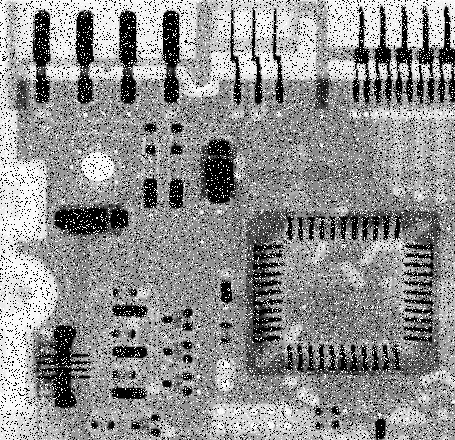
#> input picture Digital Image Processing/Exercise9/Fig0335(a)(ckt_board_saltpep_prob_pt05).tif, 455 x 440 px
$ python main.py
#> lines starting #> are read from the running program, lines starting #| are printed output that depends on the picture; after the words box and inside, x2 and y2 are one past the last pixel; in counts of white or black regions, pixels touching at a corner belong together
### Digital Image Processing/DIPpack/DIPMAIN.py
from DIPpack.imginfo import getinfo
import numpy as np
from PIL import Image
import matplotlib.pyplot as plt
import exifread
from pprint import pprint
from scipy.signal import convolve2d
from scipy.ndimage.interpolation import rotate
import cv2


class DiPpackage:
    """Initate the image for processing\n
        image_path = None, image_new: 2Darray"""
    def __init__(self, image_path = None, image_new = [[None]]):
        """Initate the image for processing"""
        self.image_path = image_path
        if image_new[0][0] != None:
            self.image = image_new
        elif image_path != None:
            self.image = np.array(Image.open(image_path))
#> self.image is the input picture: shape (440, 455); min 0, max 255, mean 144.1
        else:
            raise Exception('You must an image input')

    # [4 lines left out: function rotate, not called in this run]

    def plot(self, ax = 'plt', cmap = 'gray'):
        """Plots the image"""
        eval(f'{ax}.imshow(self.image, cmap = cmap, vmin = 0, vmax = 255)')


    # [190 lines left out: functions transform_image_255, transform_image_01, gamma_transform, getinfo, interpolate, contrast_stretch and 4 more, not called in this run]


    def medianfilter(self, boxsize = 3):
        """
        Uses median filter\n
            returns processed image.
        """
#> called with boxsize = 7
        image = self.image
        image_padded = np.pad(image, (boxsize,boxsize) , mode = 'constant')
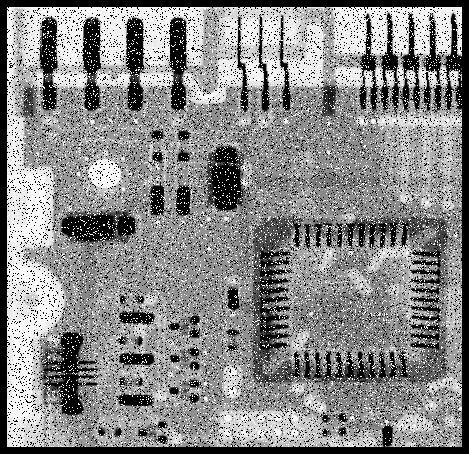
#> image_padded: shape (454, 469); min 0, max 255, mean 135.4
        result = np.zeros(image.shape)
        rows, cols = image_padded.shape
#> rows = 454; cols = 469
        # Multiply by 2 because there is 2 time the new pad size in each dimension.
        for row in range((rows-boxsize*2)):
            for col in range((cols-boxsize*2)):
                result[row, col] = np.median(image[row:row + boxsize+1,col:col + boxsize+1].flatten())
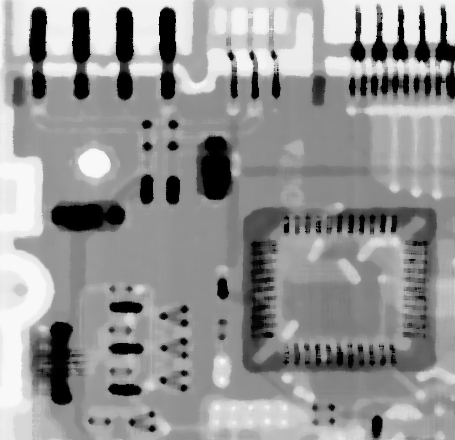
#> result: shape (440, 455) float64; min 0, max 249, mean 148.6
        return result


    # [24 lines left out: functions gaussian_lp, gaussian_hp, not called in this run]

### Digital Image Processing/Exercise9/main.py


# Ex 1

#%%
from DIPpack import DiPpackage as dip
import matplotlib.pyplot as plt
import numpy as np
#%%

image = dip(image_path = 'Fig0335(a)(ckt_board_saltpep_prob_pt05).tif')

image.plot()
plt.show()

#%%
test = image.medianfilter(boxsize=7)

plt.figure(figsize = (10,10))
plt.imshow(test, cmap = 'gray', vmin = 0, vmax = 255)
plt.show()


#%%
plt.hist(image.image.flatten(), bins = 256)
plt.show()
#> figure, not shown here; tallest bar 30628 high, from x = 0 to 0.996
plt.hist(test.flatten(), bins = 256)
plt.show()
#> figure, not shown here; tallest bar 7910 high, from x = 0 to 0.973


# Ex 3
#%%

f = [0,0,0,1,1,1,1,1,1,1,1,1,0,0,0]

F = np.fft.fft(f)
Fshift = np.fft.fftshift(F)
freq = np.fft.fftfreq(len(F))
phase = np.fft.fftshift(np.angle(F, deg=True))

plt.stem(freq, np.abs(F))
plt.show()
plt.stem(freq, Fshift)
plt.show()
plt.stem(phase)
plt.show()
#> figure, not shown here; curve peaks at x = 6, y = 168


#%%
f0 = np.pad(f, (50,50), mode = 'constant') # can see that it turns into sinc function the more zeroes on the sides the better resolution.
F0 = np.fft.fft(f0)
Fshift0 = np.fft.fftshift(F0)
freq0 = np.fft.fftfreq(len(F0))
phase0 = np.angle(F0, deg=True)
phasefreq = np.fft.fftfreq(len(phase0))


plt.stem(f)
plt.show()
#> figure, not shown here; curve peaks at x = 3, y = 1
plt.stem(freq0, np.abs(F0))
plt.show()
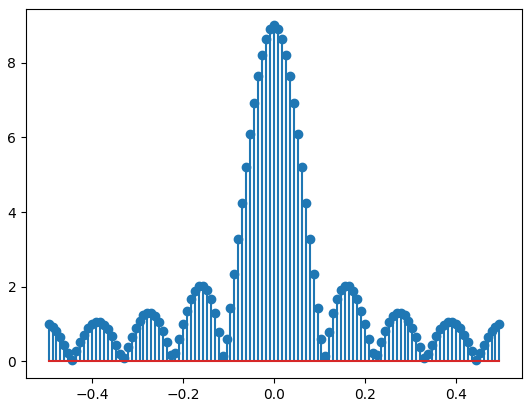
#> figure drawn by matplotlib, 1 panel
plt.stem(freq0, Fshift0)
plt.show()
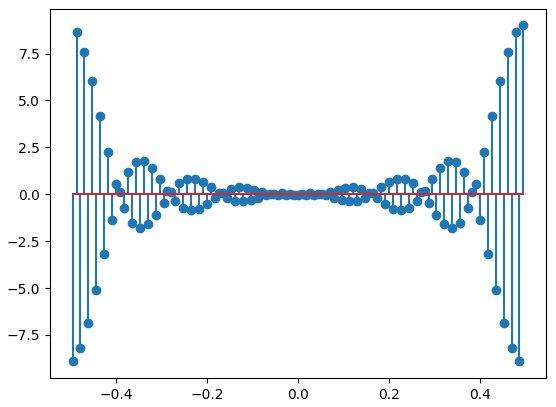
#> figure drawn by matplotlib, 1 panel
plt.stem(phasefreq, phase0)
plt.show()
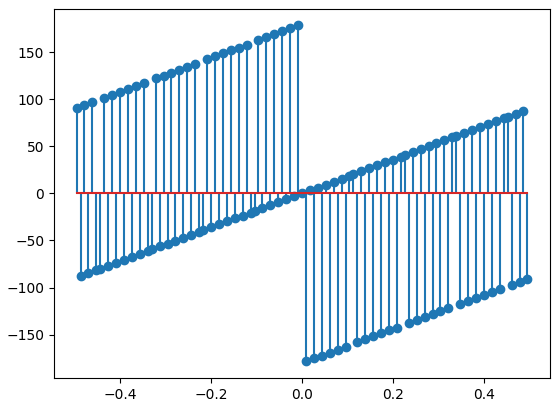
#> figure drawn by matplotlib, 1 panel

#%%
f = [0,0,0,1,1,1,1,1,1,1,1,1,0,0,0]
F = np.fft.fft(f)
Fshift_pad = np.pad(F, (5,5), mode = 'constant')
freq_pad = np.fft.fftfreq(len(Fshift_pad))

plt.stem(freq_pad, Fshift_pad)
plt.show()
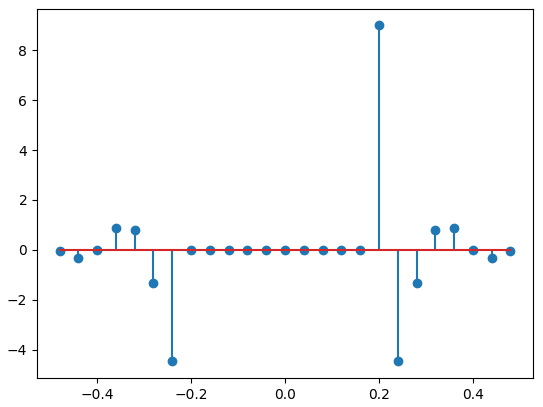
#> figure drawn by matplotlib, 1 panel


# Ex 4
#%%
from DIPpack import DiPpackage as dip
import matplotlib.pyplot as plt
import numpy as np

image = dip('Fig0424(a)(rectangle).tif')
#> call 2 of __init__, with image_path = 'Fig0424(a)(rectangle).tif'
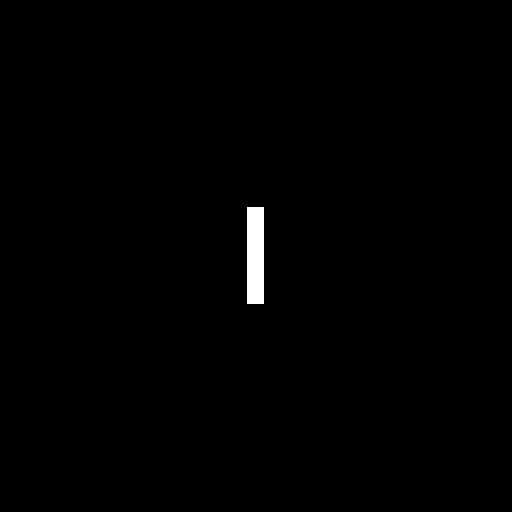
#> input picture Digital Image Processing/Exercise9/Fig0424(a)(rectangle).tif, 1024 x 1024 px (shown at 1/2 size)
#> in __init__, self.image is the input picture: shape (1024, 1024); 0.63% white; 1 white region, box (x1, y1, x2, y2) and area: (494, 414, 528, 608) 6596


image.plot()
plt.show()
#%%
#> (the run stopped early here; a loop or call above may not have finished)
